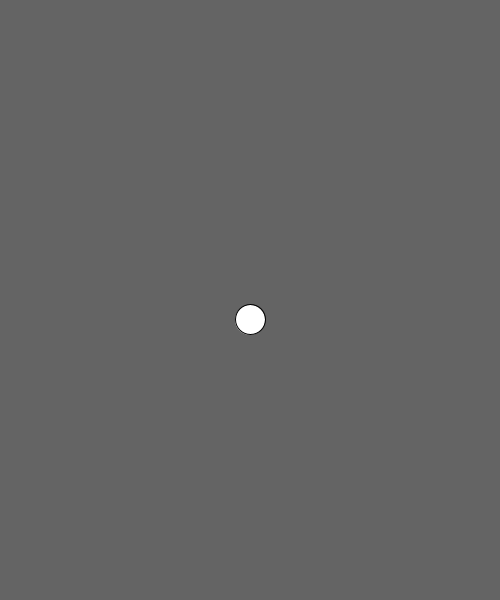
Frame 1 (no input)
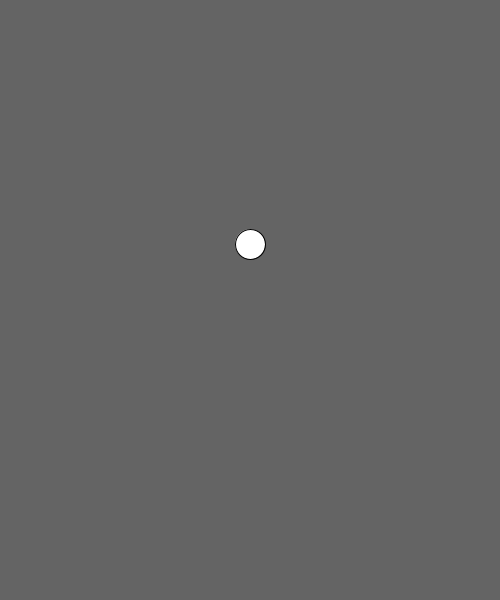
Frame 60 (the mouse pressed at the canvas centre just before this capture)
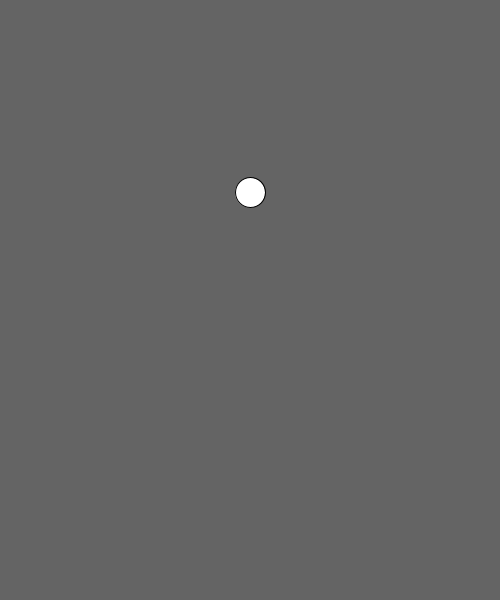
Frame 120 (the mouse held since frame 60 and released just before this capture)

The Processing sketch that drew these frames (run headless with seeded random() and noise(); from frame 60 on, the mouse is pressed at the canvas centre):

// Processing sketch: day6_01_sine
// ── day6_01_sine.pde
void setup() {
  size(500, 600);
  background(100);
}

void draw() {
  background(100);
  float freq, amp;
  freq = frameCount * 0.1; // time, angle, position
  amp = 200; // range, distance from the center == radius
  float sinVal = sin(freq) * amp;
  
  float x = width/2;
  float y = height/2 + sinVal;

  ellipse(x, y, 30, 30);
}
